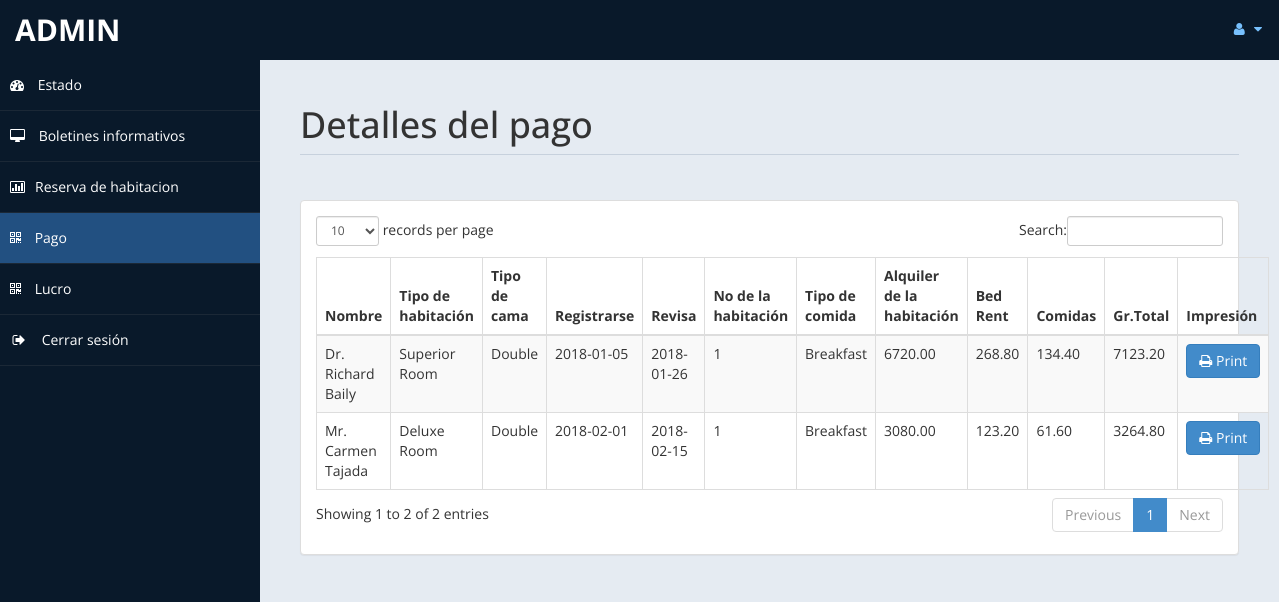
/admin/payment.php (signed in), run on an earlier commit of the app's database.
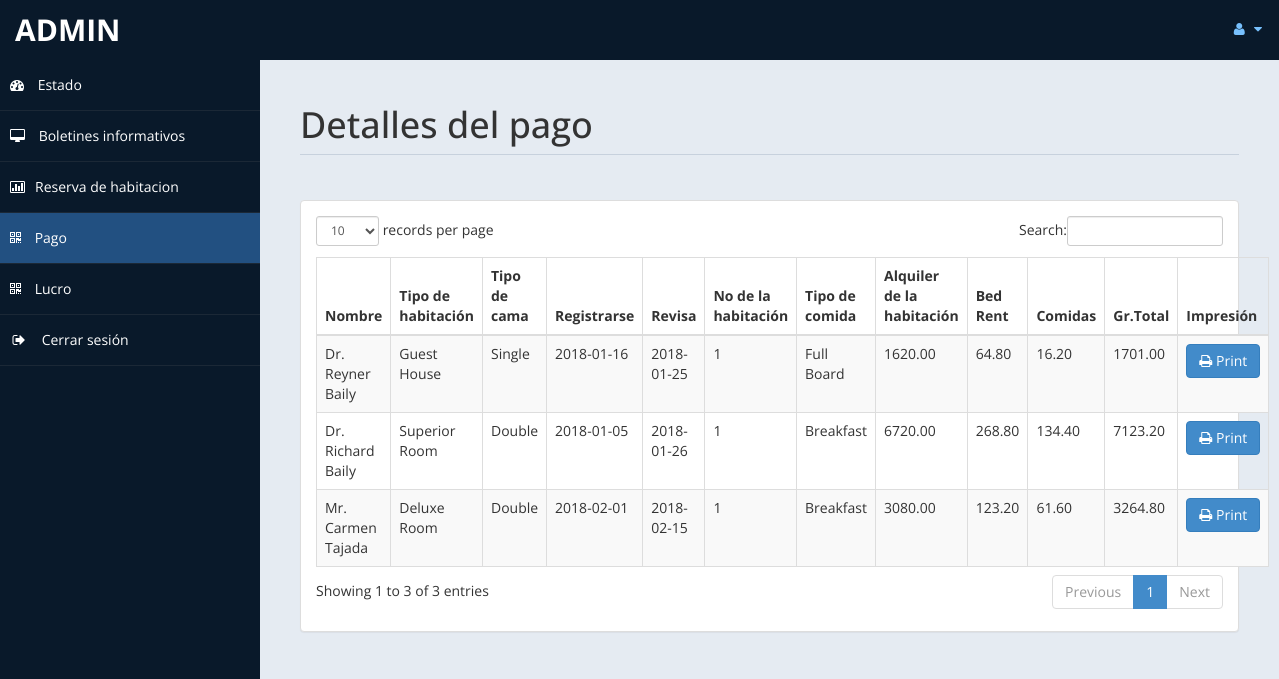
And on a later commit of the database.
### tables this page shows
CREATE TABLE `payment` (
  `id` int NOT NULL AUTO_INCREMENT,
  `title` varchar(5) DEFAULT NULL,
  `fname` varchar(30) DEFAULT NULL,
  `lname` varchar(30) DEFAULT NULL,
  `troom` varchar(30) DEFAULT NULL,
  `tbed` varchar(30) DEFAULT NULL,
  `nroom` int DEFAULT NULL,
  `cin` date DEFAULT NULL,
  `cout` date DEFAULT NULL,
  `ttot` double(8,2) DEFAULT NULL,
  `fintot` double(8,2) DEFAULT NULL,
  `mepr` double(8,2) DEFAULT NULL,
  `meal` varchar(30) DEFAULT NULL,
  `btot` double(8,2) DEFAULT NULL,
  `noofdays` int DEFAULT NULL,
  PRIMARY KEY (`id`)
);

### admin/payment.php (the view, shortened to what this page needs)
<!DOCTYPE html>
<html xmlns="http://www.w3.org/1999/xhtml">
<head>
    <link href="assets/css/bootstrap.css" rel="stylesheet" />
    <link href="assets/css/font-awesome.css" rel="stylesheet" />
    <link href="assets/css/custom-styles.css" rel="stylesheet" />
    <link href="assets/js/dataTables/dataTables.bootstrap.css" rel="stylesheet" />
</head>
<body>
    <div id="wrapper">
        <nav class="navbar navbar-default top-navbar" role="navigation">
            <div class="navbar-header">
                <a class="navbar-brand" href="home.php"><?php echo $_SESSION["user"]; ?> </a>
            </div>
            <ul class="nav navbar-top-links navbar-right">
                <li class="dropdown">
                    <a class="dropdown-toggle" data-toggle="dropdown" href="#" aria-expanded="false">
                        <i class="fa fa-user fa-fw"></i> <i class="fa fa-caret-down"></i>
                    </a>
                </li>
            </ul>
        </nav>
        <nav class="navbar-default navbar-side" role="navigation">
            <div class="sidebar-collapse">
                <ul class="nav" id="main-menu">
                    <li>
                        <a href="home.php"><i class="fa fa-dashboard"></i> Estado</a>
                    </li>
                    <li>
                        <a  href="messages.php"><i class="fa fa-desktop"></i> Boletines informativos</a>
                    </li>
					<li>
                        <a href="roombook.php"><i class="fa fa-bar-chart-o"></i>Reserva de habitacion</a>
                    </li>
                    <li>
                        <a class="active-menu" href="payment.php"><i class="fa fa-qrcode"></i> Pago</a>
                    </li>
                    <li>
                        <a  href="profit.php"><i class="fa fa-qrcode"></i> Lucro</a>
                    </li>
                    <li>
                        <a href="logout.php" ><i class="fa fa-sign-out fa-fw"></i> Cerrar sesión
</a>
                    </li>
            </div>
        </nav>
        <div id="page-wrapper" >
            <div id="page-inner">
			 <div class="row">
                    <div class="col-md-12">
                        <h1 class="page-header">
                          Detalles del pago<small> </small>
                        </h1>
                    </div>
                </div>
            <div class="row">
                <div class="col-md-12">
                    <div class="panel panel-default">
                        <div class="panel-body">
                            <div class="table-responsive">
                                <table class="table table-striped table-bordered table-hover" id="dataTables-example">
                                    <thead>
                                        <tr>
                                            <th>Nombre</th>
											<th> Tipo de habitación</th>
                                            <th>Tipo de cama</th>
                                            <th>Registrarse</th>
											<th>Revisa</th>
											<th>No de la habitación</th>
											<th>Tipo de comida</th>
                                            <th>Alquiler de la habitación</th>
											<th>Bed Rent</th>
											<th>Comidas </th>
											<th>Gr.Total</th>
											<th>Impresión</th>
                                        </tr>
                                    </thead>
                                    <tbody>
									<?php
										include ('db.php');
										$sql="select * from payment";
										$re = mysqli_query($con,$sql);
										while($row = mysqli_fetch_array($re))
										{
											$id = $row['id'];
											if($id % 2 ==1 )
											{
												echo"<tr class='gradeC'>
													<td>".$row['title']." ".$row['fname']." ".$row['lname']."</td>
													<td>".$row['troom']."</td>
													<td>".$row['tbed']."</td>
													<td>".$row['cin']."</td>
													<td>".$row['cout']."</td>
													<td>".$row['nroom']."</td>
													<td>".$row['meal']."</td>
													<td>".$row['ttot']."</td>
													<td>".$row['mepr']."</td>
													<td>".$row['btot']."</td>
													<td>".$row['fintot']."</td>
													<td><a href=print.php?pid=".$id ." <button class='btn btn-primary'> <i class='fa fa-print' ></i> Print</button></td>
													</tr>";
											}
											else
											{
												echo"<tr class='gradeU'>
													<td>".$row['title']." ".$row['fname']." ".$row['lname']."</td>
													<td>".$row['troom']."</td>
													<td>".$row['tbed']."</td>
													<td>".$row['cin']."</td>
													<td>".$row['cout']."</td>
													<td>".$row['nroom']."</td>
													<td>".$row['meal']."</td>
													<td>".$row['ttot']."</td>
													<td>".$row['mepr']."</td>
													<td>".$row['btot']."</td>
													<td>".$row['fintot']."</td>
													<td><a href=print.php?pid=".$id ." <button class='btn btn-primary'> <i class='fa fa-print' ></i> Print</button></td>
													</tr>";
											}
										}
									?>
                                    </tbody>
                                </table>
                            </div>
                        </div>
                    </div>
                </div>
            </div>
                </div>
            </div>
    </div>
</body>
</html>

### admin/assets/css/custom-styles.css (style rules this page uses)
body { font-family: 'Open Sans', sans-serif; }
#wrapper { width: 100%; background:#09192A; }
#page-wrapper { padding: 15px 15px; min-height: 600px; background:#E5EBF2; }
#page-inner { width:100%; margin:10px 20px 10px 0px; background-color:transparent; padding:10px; min-height:1200px; }
h1, .h1, h2, .h2, h3, .h3 { margin-top: 7px; margin-bottom: -5px; }
.page-header { padding-bottom: 9px; margin: 10px 0 45px; border-bottom: 1px solid #C7D1DD; }
.top-navbar { margin:0px; }
.top-navbar .navbar-brand { color: #fff; width: 260px; text-align: left; height: 60px; font-size: 30px; font-weight: 700; text-transform: uppercase; line-height: 30px; }
.top-navbar .nav > li { position: relative; display: inline-block; }
.top-navbar .nav > li > a { position: relative; display: block; padding: 19px 15px; color: #77C0FD; }
.active-menu { background-color:#225081!important; }
.sidebar-collapse , .sidebar-collapse .nav { background:none; }
.sidebar-collapse .nav { padding:0; }
.sidebar-collapse .nav > li > a { color:#fff; background:transparent; text-shadow:none; }
.sidebar-collapse > .nav > li > a { padding:15px 10px; }
.sidebar-collapse > .nav > li { border-bottom: 1px solid rgba(107, 108, 109, 0.19); }
.navbar-side { border:none; background-color: transparent; }
.top-navbar { background:#09192A; border-bottom:none; }
.top-navbar .nav > li > a > i { margin-right: 2px; }
.navbar-default { border:0px solid black; }
.navbar-header { background: #09192A; }
.nav > li > a > i { margin-right:10px; }
@media (min-width:768px) { #page-wrapper { margin: 0 0 0 260px; padding: 15px 30px; min-height: 1200px; } }
@media (min-width:768px) { .navbar-side { z-index: 1; position: absolute; width: 260px; } }
@media (min-width:768px) { .navbar { border-radius: 0px; } }

What changed in the data, as far as the page shows it:
added payment: title "Dr.", fname "Reyner", lname "Baily", troom "Guest House", tbed "Single", cin "2018-01-16", cout "2018-01-25", nroom "1", meal "Full Board", ttot "1620.00", mepr "64.80", btot "16.20", fintot "1701.00"
Also different on the page:
text written by a page script: "records per page Search: Showing 1 to 2 of 2 entries Previous 1 Next" → "records per page Search: Showing 1 to 3 of 3 entries Previous 1 Next"
